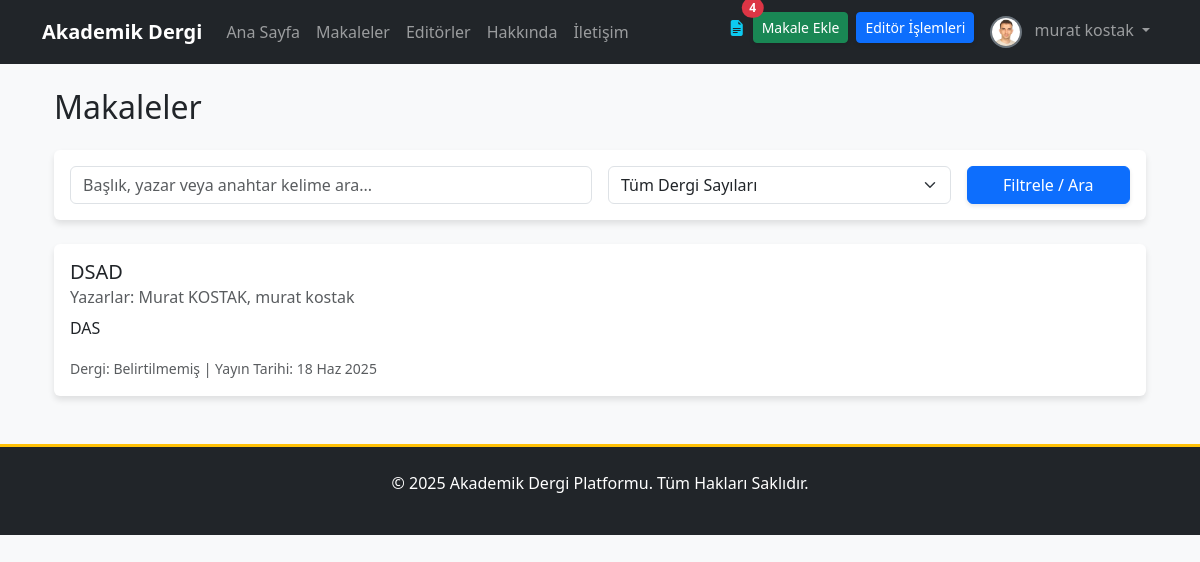
Page /articles/ (signed in) on the committed database.
### apps/users/models.py (models this page shows, shortened)
class User(AbstractUser):
    email = models.EmailField(unique=True, verbose_name="E-posta Adresi")
    biyografi = models.TextField(blank=True, null=True, verbose_name="Biyografi")
    profile_resmi = models.ImageField(
        upload_to=profile_pic_path,
        default='profile_pics/default.png',
        verbose_name="Profil Resmi"
    )
    resume = models.FileField(
        upload_to=resume_path,
        blank=True,
        null=True,
        verbose_name="Özgeçmiş (PDF)"
    )
    is_editor = models.BooleanField(default=False, verbose_name="Editör Yetkisi")
    goster_editorler_sayfasinda = models.BooleanField(
        default=False,
        verbose_name="Editörler Sayfasında Gösterilsin mi?"
    )
    def get_full_name(self):
        return f"{self.first_name} {self.last_name}".strip()

### apps/articles/models.py (models this page shows, shortened)
class Makale(models.Model):
    baslik = models.CharField(max_length=255, verbose_name="Başlık")
    slug = models.SlugField(max_length=255, unique=True, blank=True, help_text="Bu alan otomatik oluşturulur.")
    aciklama = models.TextField(verbose_name="Açıklama/Özet")
    pdf_dosyasi = models.FileField(upload_to=article_pdf_path, verbose_name="PDF Dosyası")
    anahtar_kelimeler = models.CharField(max_length=255, verbose_name="Anahtar Kelimeler", help_text="Kelimeleri virgül (,) ile ayırınız.")
    yazarlar = models.ManyToManyField(Yazar, related_name='makaleler', verbose_name="Yazarlar")
    dergi_sayisi = models.ForeignKey(DergiSayisi, on_delete=models.SET_NULL, null=True, blank=True, related_name='makaleler', verbose_name="Dergi Sayısı")
    admin_notu = models.TextField(blank=True, null=True, verbose_name="Editör/Admin Notu")
    goruntulenme_sayisi = models.PositiveIntegerField(default=0, verbose_name="Görüntülenme Sayısı")
    goster_makaleler_sayfasinda = models.BooleanField(default=False, verbose_name="Yayında mı?")
    olusturulma_tarihi = models.DateTimeField(auto_now_add=True)
    guncellenme_tarihi = models.DateTimeField(auto_now=True)
    admin_notu_okundu = models.BooleanField(default=True)
    class Meta:
        verbose_name = "Makale"
        verbose_name_plural = "Makaleler"
        ordering = ['-olusturulma_tarihi']
    def get_yazarlar_display(self):
        return ", ".join([yazar.isim_soyisim for yazar in self.yazarlar.all()])

class Yazar(models.Model):
    isim_soyisim = models.CharField(max_length=255, verbose_name="Yazarın Adı Soyadı")
    user_hesabi = models.OneToOneField(
        settings.AUTH_USER_MODEL,
        on_delete=models.SET_NULL,
        null=True,
        blank=True,
        related_name='yazar_profili'
    )
    class Meta:
        verbose_name = "Yazar"
        verbose_name_plural = "Yazarlar"
        ordering = ['isim_soyisim']

### apps/articles/views.py (the view, shortened to what this page needs)
# urls.py: path('', MakaleListView.as_view(), name='makale_list'),
class MakaleListView(ListView):
    model = Makale
    template_name = 'articles/makale_list.html'
    context_object_name = 'makaleler'
    paginate_by = 10
    def get_queryset(self):
        queryset = Makale.objects.filter(goster_makaleler_sayfasinda=True)
        dergi_no = self.request.GET.get('dergi')
        query = self.request.GET.get('q')
        if dergi_no:
            queryset = queryset.filter(dergi_sayisi__id=dergi_no)
        return queryset
    def get_context_data(self, **kwargs):
        context = super().get_context_data(**kwargs)
        context['dergi_sayilari'] = DergiSayisi.objects.all()
        return context

### apps/core/context_processors.py (called while the page is built)
def notification_context(request):
    if not request.user.is_authenticated:
        return {}
    user = request.user
    context = {}
    if user.is_superuser:
        context['unread_messages_count'] = IletisimFormu.objects.filter(cevaplandi=False).count()
    else:
        context['unread_messages_count'] = 0
    if user.is_superuser or user.is_editor:
        context['draft_articles_count'] = Makale.objects.filter(goster_makaleler_sayfasinda=False).count()
    else:
        context['draft_articles_count'] = 0
    context['unread_notes_count'] = Makale.objects.filter(
        yazarlar__user_hesabi=user,  # Doğru sorgu: Yazar modeli üzerinden kullanıcı hesabına ulaş
        admin_notu_okundu=False
    ).exclude(admin_notu__isnull=True).exclude(admin_notu__exact='').count()
    return context

### templates/articles/makale_list.html (shortened to what this page needs)
{% extends 'base.html' %}
{% block content %}
<div class="container mt-4">
    <h2 class="mb-4">Makaleler</h2>
    <div class="card card-body mb-4">
        <form method="get" class="row g-3 align-items-center">
            <div class="col-md-6">
                <input type="text" name="q" class="form-control" placeholder="Başlık, yazar veya anahtar kelime ara..." value="{{ request.GET.q }}">
            </div>
            <div class="col-md-4">
                <select name="dergi" class="form-select">
                    <option value="">Tüm Dergi Sayıları</option>
                </select>
            </div>
            <div class="col-md-2 d-grid">
                <button type="submit" class="btn btn-primary">Filtrele / Ara</button>
            </div>
        </form>
    </div>
    {% for makale in makaleler %}
    <div class="card mb-3">
        <div class="card-body">
            <h5 class="card-title"><a href="{% url 'makale_detail' makale.slug %}" class="text-decoration-none">{{ makale.baslik }}</a></h5>
            <h6 class="card-subtitle mb-2 text-muted">
                Yazarlar: {{ makale.get_yazarlar_display }}
            </h6>
            <p class="card-text">{{ makale.aciklama|truncatewords:40 }}</p>
            <small class="text-muted">Dergi: {{ makale.dergi_sayisi.sayi|default:"Belirtilmemiş" }} | Yayın Tarihi: {{ makale.olusturulma_tarihi|date:"d M Y" }}</small>
        </div>
    </div>
    {% empty %}
    <p class="text-center">Gösterilecek makale bulunamadı.</p>
    {% endfor %}
</div>
{% endblock %}

### templates/partials/_navbar.html (shortened to what this page needs)
<nav class="navbar navbar-expand-lg navbar-dark bg-dark">
    <div class="container">
        <a class="navbar-brand" href="{% url 'anasayfa' %}">Akademik Dergi</a>
        <div class="collapse navbar-collapse" id="navbarNav">
            <ul class="navbar-nav me-auto mb-2 mb-lg-0">
                <li class="nav-item"><a class="nav-link" href="{% url 'anasayfa' %}">Ana Sayfa</a></li>
                <li class="nav-item"><a class="nav-link" href="{% url 'makale_list' %}">Makaleler</a></li>
                <li class="nav-item"><a class="nav-link" href="{% url 'editorler' %}">Editörler</a></li>
                <li class="nav-item"><a class="nav-link" href="{% url 'hakkinda' %}">Hakkında</a></li>
                <li class="nav-item"><a class="nav-link" href="{% url 'iletisim' %}">İletişim</a></li>
            </ul>
            <ul class="navbar-nav ms-auto">
                {% if user.is_authenticated %}
                    {% if user.is_superuser or user.is_editor %}
                        {% if draft_articles_count > 0 %}
                        <li class="nav-item">
                            <a href="{% url 'dashboard:editor_panel' %}?status=draft" class="nav-link position-relative text-info" title="Taslak Makaleler">
                                <i class="bi bi-file-earmark-text-fill"></i>
                                <span class="position-absolute top-0 start-100 translate-middle badge rounded-pill bg-danger">{{ draft_articles_count }}</span>
                            </a>
                        </li>
                        {% endif %}
                    {% endif %}
                    <li class="nav-item"><a href="{% url 'makale_ekle' %}" class="btn btn-success btn-sm me-2 mt-1">Makale Ekle</a></li>
                    {% if user.is_editor and not user.is_superuser %}
                    <li class="nav-item"><a href="{% url 'dashboard:editor_panel' %}" class="btn btn-primary btn-sm me-2 mt-1">Editör İşlemleri</a></li>
                    {% endif %}
                    <li class="nav-item dropdown">
                        <a class="nav-link dropdown-toggle" href="#" id="navbarDropdown" role="button" data-bs-toggle="dropdown" aria-expanded="false">
                            <img src="{{ user.profile_resmi.url }}" alt="{{ user.username }}" class="rounded-circle me-2" style="width:32px; height:32px; object-fit:cover;">
                            {{ user.get_full_name|default:user.username }}
                        </a>
                    </li>
                {% endif %}
            </ul>
        </div>
    </div>
</nav>

### static/css/style.css (style rules this page uses)
body { font-family: 'Segoe UI', Roboto, 'Helvetica Neue', Arial, sans-serif; background-color: #f8f9fa; transition: background-color 0.3s; }
.navbar-dark .navbar-nav .nav-link { transition: color 0.2s ease-in-out; }
.navbar-brand { font-weight: bold; }
.navbar .dropdown-toggle img { border: 2px solid #6c757d; transition: transform 0.2s; }
.btn { transition: all 0.3s ease; box-shadow: 0 2px 4px rgba(0,0,0,0.1); }
.card { transition: transform 0.3s ease, box-shadow 0.3s ease; border: none; box-shadow: 0 4px 6px rgba(0,0,0,0.1); }
.card-title a { color: #212529; text-decoration: none; transition: color 0.2s; }

### rows in the picture
User: profile_resmi (picture), get_full_name "murat kostak"
Makale: baslik "DSAD", yazarlar "Murat KOSTAK, murat kostak", aciklama "DAS", dergi_sayisi.sayi "Belirtilmemiş", olusturulma_tarihi "18 Haz 2025"

### other values in the picture
{{ draft_articles_count }} "4"
